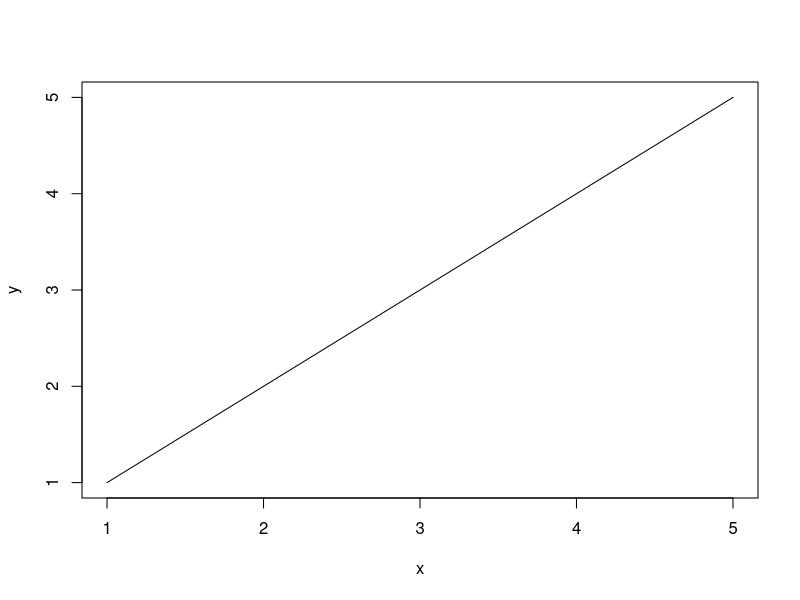

Write the R code that produced this figure.
## ---- chunk 1
data("mtcars")

fit <- lm(mpg ~ disp + hp + drat, 
          data = mtcars, 
          weights = runif(nrow(mtcars)))

summary(fit)
## ---- chunk 2
#install.packages("splines2")
library(splines)
plot(x = 1:5,y = 1:5, type = "l",xlab = "x",ylab = "y")
